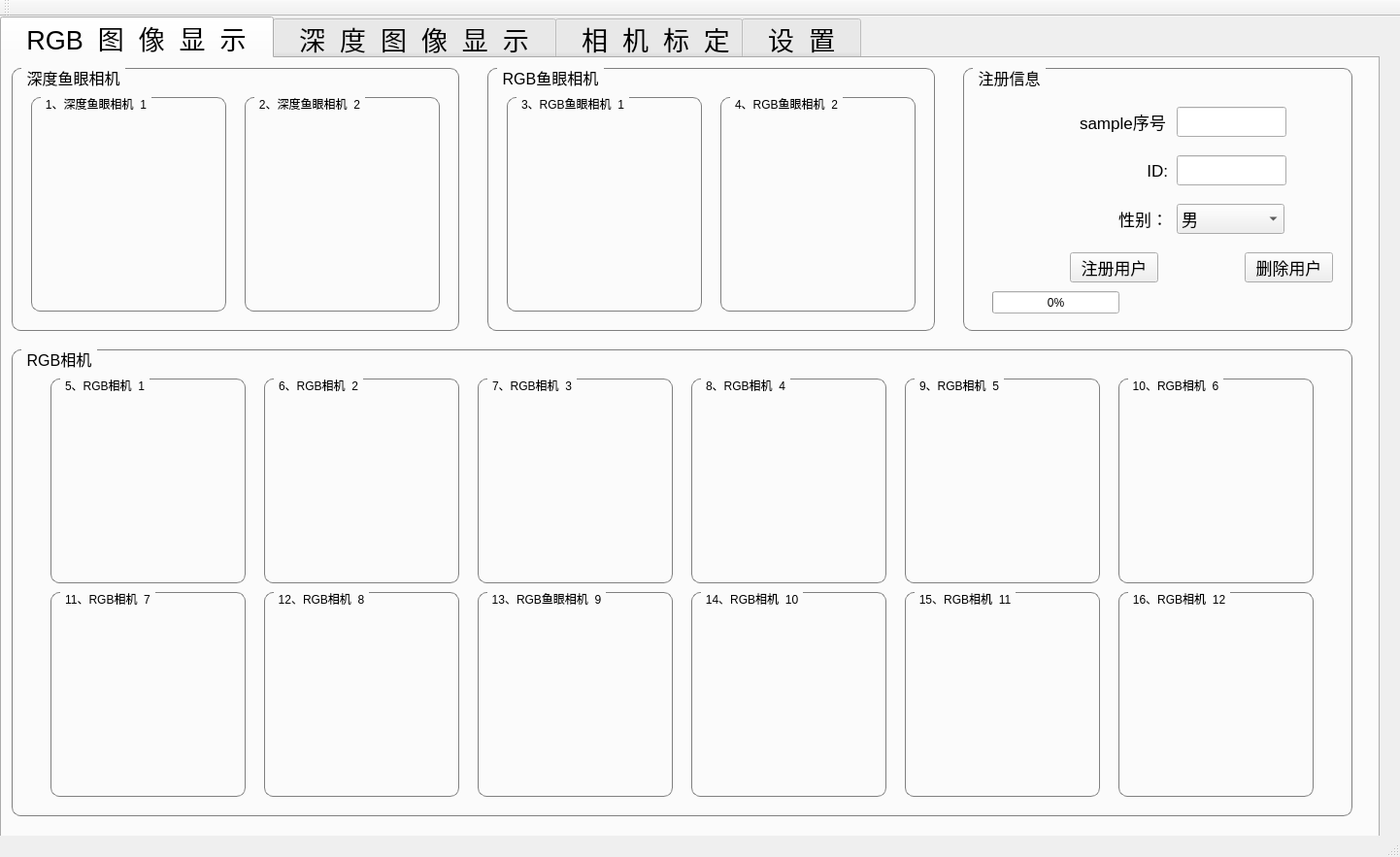
<?xml version="1.0" encoding="UTF-8"?>
<ui version="4.0">
 <class>pic_collectClass</class>
 <widget class="QMainWindow" name="pic_collectClass">
  <property name="geometry">
   <rect>
    <x>0</x>
    <y>0</y>
    <width>1442</width>
    <height>883</height>
   </rect>
  </property>
  <property name="windowTitle">
   <string>pic_collect</string>
  </property>
  <widget class="QWidget" name="centralWidget">
   <widget class="QTabWidget" name="tabWidget">
    <property name="geometry">
     <rect>
      <x>0</x>
      <y>0</y>
      <width>1421</width>
      <height>901</height>
     </rect>
    </property>
    <property name="font">
     <font>
      <family>Arial</family>
      <pointsize>20</pointsize>
      <weight>50</weight>
      <bold>false</bold>
     </font>
    </property>
    <property name="currentIndex">
     <number>0</number>
    </property>
    <widget class="QWidget" name="tab_2">
     <attribute name="title">
      <string>  RGB  图  像  显  示  </string>
     </attribute>
     <widget class="QGroupBox" name="groupBox">
      <property name="geometry">
       <rect>
        <x>10</x>
        <y>10</y>
        <width>461</width>
        <height>271</height>
       </rect>
      </property>
      <property name="font">
       <font>
        <pointsize>12</pointsize>
        <weight>50</weight>
        <bold>false</bold>
       </font>
      </property>
      <property name="styleSheet">
       <string notr="true">QGroupBox {     
border: 1px solid gray;     
border-radius: 9px;     
margin-top: 0.5em;
}

QGroupBox::title {     
subcontrol-origin: margin;     
left: 10px;     
padding: 0 3px 0 3px;
 }</string>
      </property>
      <property name="title">
       <string>深度鱼眼相机</string>
      </property>
      <widget class="QGroupBox" name="groupBox_2">
       <property name="geometry">
        <rect>
         <x>20</x>
         <y>30</y>
         <width>201</width>
         <height>221</height>
        </rect>
       </property>
       <property name="font">
        <font>
         <family>Arial</family>
        </font>
       </property>
       <property name="title">
        <string>1、深度鱼眼相机_1</string>
       </property>
       <widget class="QLabel" name="label_gray_fisheye_1">
        <property name="geometry">
         <rect>
          <x>20</x>
          <y>40</y>
          <width>160</width>
          <height>160</height>
         </rect>
        </property>
        <property name="text">
         <string/>
        </property>
       </widget>
      </widget>
      <widget class="QGroupBox" name="groupBox_3">
       <property name="geometry">
        <rect>
         <x>240</x>
         <y>30</y>
         <width>201</width>
         <height>221</height>
        </rect>
       </property>
       <property name="font">
        <font>
         <family>Arial</family>
        </font>
       </property>
       <property name="title">
        <string>2、深度鱼眼相机_2</string>
       </property>
       <widget class="QLabel" name="label_gray_fisheye_2">
        <property name="geometry">
         <rect>
          <x>20</x>
          <y>40</y>
          <width>160</width>
          <height>160</height>
         </rect>
        </property>
        <property name="text">
         <string/>
        </property>
       </widget>
      </widget>
     </widget>
     <widget class="QGroupBox" name="groupBox_4">
      <property name="geometry">
       <rect>
        <x>500</x>
        <y>10</y>
        <width>461</width>
        <height>271</height>
       </rect>
      </property>
      <property name="font">
       <font>
        <pointsize>12</pointsize>
        <weight>50</weight>
        <bold>false</bold>
       </font>
      </property>
      <property name="styleSheet">
       <string notr="true">QGroupBox {     
border: 1px solid gray;     
border-radius: 9px;     
margin-top: 0.5em;
}

QGroupBox::title {     
subcontrol-origin: margin;     
left: 10px;     
padding: 0 3px 0 3px;
 }</string>
      </property>
      <property name="title">
       <string>RGB鱼眼相机</string>
      </property>
      <widget class="QGroupBox" name="groupBox_5">
       <property name="geometry">
        <rect>
         <x>20</x>
         <y>30</y>
         <width>201</width>
         <height>221</height>
        </rect>
       </property>
       <property name="font">
        <font>
         <family>Arial</family>
        </font>
       </property>
       <property name="title">
        <string>3、RGB鱼眼相机_1</string>
       </property>
       <widget class="QLabel" name="label_RGB_fisheye_1">
        <property name="geometry">
         <rect>
          <x>20</x>
          <y>40</y>
          <width>160</width>
          <height>160</height>
         </rect>
        </property>
        <property name="text">
         <string/>
        </property>
       </widget>
      </widget>
      <widget class="QGroupBox" name="groupBox_6">
       <property name="geometry">
        <rect>
         <x>240</x>
         <y>30</y>
         <width>201</width>
         <height>221</height>
        </rect>
       </property>
       <property name="font">
        <font>
         <family>Arial</family>
        </font>
       </property>
       <property name="title">
        <string>4、RGB鱼眼相机_2</string>
       </property>
       <widget class="QLabel" name="label_RGB_fisheye_2">
        <property name="geometry">
         <rect>
          <x>20</x>
          <y>40</y>
          <width>160</width>
          <height>160</height>
         </rect>
        </property>
        <property name="text">
         <string/>
        </property>
       </widget>
      </widget>
     </widget>
     <widget class="QGroupBox" name="groupBox_7">
      <property name="geometry">
       <rect>
        <x>10</x>
        <y>300</y>
        <width>1381</width>
        <height>481</height>
       </rect>
      </property>
      <property name="font">
       <font>
        <pointsize>12</pointsize>
        <weight>50</weight>
        <bold>false</bold>
       </font>
      </property>
      <property name="styleSheet">
       <string notr="true">QGroupBox {     
border: 1px solid gray;     
border-radius: 9px;     
margin-top: 0.5em;
}

QGroupBox::title {     
subcontrol-origin: margin;     
left: 10px;     
padding: 0 3px 0 3px;
 }</string>
      </property>
      <property name="title">
       <string>RGB相机</string>
      </property>
      <widget class="QGroupBox" name="groupBox_8">
       <property name="geometry">
        <rect>
         <x>40</x>
         <y>30</y>
         <width>201</width>
         <height>211</height>
        </rect>
       </property>
       <property name="font">
        <font>
         <family>Arial</family>
        </font>
       </property>
       <property name="title">
        <string>5、RGB相机_1</string>
       </property>
       <widget class="QLabel" name="label_RGB_1">
        <property name="geometry">
         <rect>
          <x>20</x>
          <y>30</y>
          <width>160</width>
          <height>160</height>
         </rect>
        </property>
        <property name="text">
         <string/>
        </property>
       </widget>
      </widget>
      <widget class="QGroupBox" name="groupBox_9">
       <property name="geometry">
        <rect>
         <x>260</x>
         <y>30</y>
         <width>201</width>
         <height>211</height>
        </rect>
       </property>
       <property name="font">
        <font>
         <family>Arial</family>
        </font>
       </property>
       <property name="title">
        <string>6、RGB相机_2</string>
       </property>
       <widget class="QLabel" name="label_RGB_2">
        <property name="geometry">
         <rect>
          <x>20</x>
          <y>30</y>
          <width>160</width>
          <height>160</height>
         </rect>
        </property>
        <property name="text">
         <string/>
        </property>
       </widget>
      </widget>
      <widget class="QGroupBox" name="groupBox_10">
       <property name="geometry">
        <rect>
         <x>480</x>
         <y>30</y>
         <width>201</width>
         <height>211</height>
        </rect>
       </property>
       <property name="font">
        <font>
         <family>Arial</family>
        </font>
       </property>
       <property name="title">
        <string>7、RGB相机_3</string>
       </property>
       <widget class="QLabel" name="label_RGB_3">
        <property name="geometry">
         <rect>
          <x>20</x>
          <y>30</y>
          <width>160</width>
          <height>160</height>
         </rect>
        </property>
        <property name="text">
         <string/>
        </property>
       </widget>
      </widget>
      <widget class="QGroupBox" name="groupBox_11">
       <property name="geometry">
        <rect>
         <x>700</x>
         <y>30</y>
         <width>201</width>
         <height>211</height>
        </rect>
       </property>
       <property name="font">
        <font>
         <family>Arial</family>
        </font>
       </property>
       <property name="title">
        <string>8、RGB相机_4</string>
       </property>
       <widget class="QLabel" name="label_RGB_4">
        <property name="geometry">
         <rect>
          <x>20</x>
          <y>30</y>
          <width>160</width>
          <height>160</height>
         </rect>
        </property>
        <property name="text">
         <string/>
        </property>
       </widget>
      </widget>
      <widget class="QGroupBox" name="groupBox_12">
       <property name="geometry">
        <rect>
         <x>920</x>
         <y>30</y>
         <width>201</width>
         <height>211</height>
        </rect>
       </property>
       <property name="font">
        <font>
         <family>Arial</family>
        </font>
       </property>
       <property name="title">
        <string>9、RGB相机_5</string>
       </property>
       <widget class="QLabel" name="label_RGB_5">
        <property name="geometry">
         <rect>
          <x>20</x>
          <y>30</y>
          <width>160</width>
          <height>160</height>
         </rect>
        </property>
        <property name="text">
         <string/>
        </property>
       </widget>
      </widget>
      <widget class="QGroupBox" name="groupBox_13">
       <property name="geometry">
        <rect>
         <x>1140</x>
         <y>30</y>
         <width>201</width>
         <height>211</height>
        </rect>
       </property>
       <property name="font">
        <font>
         <family>Arial</family>
        </font>
       </property>
       <property name="title">
        <string>10、RGB相机_6</string>
       </property>
       <widget class="QLabel" name="label_RGB_6">
        <property name="geometry">
         <rect>
          <x>20</x>
          <y>30</y>
          <width>160</width>
          <height>160</height>
         </rect>
        </property>
        <property name="text">
         <string/>
        </property>
       </widget>
      </widget>
      <widget class="QGroupBox" name="groupBox_14">
       <property name="geometry">
        <rect>
         <x>40</x>
         <y>250</y>
         <width>201</width>
         <height>211</height>
        </rect>
       </property>
       <property name="font">
        <font>
         <family>Arial</family>
        </font>
       </property>
       <property name="title">
        <string>11、RGB相机_7</string>
       </property>
       <widget class="QLabel" name="label_RGB_7">
        <property name="geometry">
         <rect>
          <x>20</x>
          <y>30</y>
          <width>160</width>
          <height>160</height>
         </rect>
        </property>
        <property name="text">
         <string/>
        </property>
       </widget>
      </widget>
      <widget class="QGroupBox" name="groupBox_15">
       <property name="geometry">
        <rect>
         <x>260</x>
         <y>250</y>
         <width>201</width>
         <height>211</height>
        </rect>
       </property>
       <property name="font">
        <font>
         <family>Arial</family>
        </font>
       </property>
       <property name="title">
        <string>12、RGB相机_8</string>
       </property>
       <widget class="QLabel" name="label_RGB_8">
        <property name="geometry">
         <rect>
          <x>20</x>
          <y>30</y>
          <width>160</width>
          <height>160</height>
         </rect>
        </property>
        <property name="text">
         <string/>
        </property>
       </widget>
      </widget>
      <widget class="QGroupBox" name="groupBox_16">
       <property name="geometry">
        <rect>
         <x>480</x>
         <y>250</y>
         <width>201</width>
         <height>211</height>
        </rect>
       </property>
       <property name="font">
        <font>
         <family>Arial</family>
        </font>
       </property>
       <property name="title">
        <string>13、RGB鱼眼相机_9</string>
       </property>
       <widget class="QLabel" name="label_RGB_9">
        <property name="geometry">
         <rect>
          <x>20</x>
          <y>30</y>
          <width>160</width>
          <height>160</height>
         </rect>
        </property>
        <property name="text">
         <string/>
        </property>
       </widget>
      </widget>
      <widget class="QGroupBox" name="groupBox_17">
       <property name="geometry">
        <rect>
         <x>700</x>
         <y>250</y>
         <width>201</width>
         <height>211</height>
        </rect>
       </property>
       <property name="font">
        <font>
         <family>Arial</family>
        </font>
       </property>
       <property name="title">
        <string>14、RGB相机_10</string>
       </property>
       <widget class="QLabel" name="label_RGB_10">
        <property name="geometry">
         <rect>
          <x>20</x>
          <y>30</y>
          <width>160</width>
          <height>160</height>
         </rect>
        </property>
        <property name="text">
         <string/>
        </property>
       </widget>
      </widget>
      <widget class="QGroupBox" name="groupBox_18">
       <property name="geometry">
        <rect>
         <x>920</x>
         <y>250</y>
         <width>201</width>
         <height>211</height>
        </rect>
       </property>
       <property name="font">
        <font>
         <family>Arial</family>
        </font>
       </property>
       <property name="title">
        <string>15、RGB相机_11</string>
       </property>
       <widget class="QLabel" name="label_RGB_11">
        <property name="geometry">
         <rect>
          <x>20</x>
          <y>30</y>
          <width>160</width>
          <height>160</height>
         </rect>
        </property>
        <property name="text">
         <string/>
        </property>
       </widget>
      </widget>
      <widget class="QGroupBox" name="groupBox_19">
       <property name="geometry">
        <rect>
         <x>1140</x>
         <y>250</y>
         <width>201</width>
         <height>211</height>
        </rect>
       </property>
       <property name="font">
        <font>
         <family>Arial</family>
        </font>
       </property>
       <property name="title">
        <string>16、RGB相机_12</string>
       </property>
       <widget class="QLabel" name="label_RGB_12">
        <property name="geometry">
         <rect>
          <x>20</x>
          <y>30</y>
          <width>160</width>
          <height>160</height>
         </rect>
        </property>
        <property name="text">
         <string/>
        </property>
       </widget>
      </widget>
     </widget>
     <widget class="QGroupBox" name="groupBox_20">
      <property name="geometry">
       <rect>
        <x>990</x>
        <y>10</y>
        <width>401</width>
        <height>271</height>
       </rect>
      </property>
      <property name="font">
       <font>
        <family>Arial</family>
        <pointsize>12</pointsize>
       </font>
      </property>
      <property name="styleSheet">
       <string notr="true">QGroupBox {     
border: 1px solid gray;     
border-radius: 9px;     
margin-top: 0.5em;
}

QGroupBox::title {     
subcontrol-origin: margin;     
left: 10px;     
padding: 0 3px 0 3px;
 }</string>
      </property>
      <property name="title">
       <string>注册信息</string>
      </property>
      <widget class="QLabel" name="label_NO">
       <property name="geometry">
        <rect>
         <x>120</x>
         <y>40</y>
         <width>91</width>
         <height>31</height>
        </rect>
       </property>
       <property name="font">
        <font>
         <family>Arial</family>
         <pointsize>13</pointsize>
        </font>
       </property>
       <property name="text">
        <string>sample序号：</string>
       </property>
      </widget>
      <widget class="QLineEdit" name="lineEdit_NO">
       <property name="geometry">
        <rect>
         <x>220</x>
         <y>40</y>
         <width>113</width>
         <height>31</height>
        </rect>
       </property>
       <property name="font">
        <font>
         <family>Arial</family>
         <pointsize>13</pointsize>
        </font>
       </property>
      </widget>
      <widget class="QLineEdit" name="lineEdit_ID">
       <property name="geometry">
        <rect>
         <x>220</x>
         <y>90</y>
         <width>113</width>
         <height>31</height>
        </rect>
       </property>
       <property name="font">
        <font>
         <family>Arial</family>
         <pointsize>13</pointsize>
        </font>
       </property>
       <property name="text">
        <string/>
       </property>
      </widget>
      <widget class="QLabel" name="label_ID">
       <property name="geometry">
        <rect>
         <x>120</x>
         <y>90</y>
         <width>91</width>
         <height>31</height>
        </rect>
       </property>
       <property name="font">
        <font>
         <family>Arial</family>
         <pointsize>13</pointsize>
        </font>
       </property>
       <property name="text">
        <string>ID:</string>
       </property>
       <property name="alignment">
        <set>Qt::AlignRight|Qt::AlignTrailing|Qt::AlignVCenter</set>
       </property>
      </widget>
      <widget class="QLabel" name="label_sex">
       <property name="geometry">
        <rect>
         <x>120</x>
         <y>140</y>
         <width>91</width>
         <height>31</height>
        </rect>
       </property>
       <property name="font">
        <font>
         <family>Arial</family>
         <pointsize>13</pointsize>
        </font>
       </property>
       <property name="text">
        <string>性别：</string>
       </property>
       <property name="alignment">
        <set>Qt::AlignRight|Qt::AlignTrailing|Qt::AlignVCenter</set>
       </property>
      </widget>
      <widget class="QComboBox" name="comboBox_sex">
       <property name="geometry">
        <rect>
         <x>220</x>
         <y>140</y>
         <width>111</width>
         <height>31</height>
        </rect>
       </property>
       <property name="font">
        <font>
         <family>Arial</family>
         <pointsize>13</pointsize>
        </font>
       </property>
       <item>
        <property name="text">
         <string>男</string>
        </property>
       </item>
       <item>
        <property name="text">
         <string>女</string>
        </property>
       </item>
      </widget>
      <widget class="QPushButton" name="pushButton_regist">
       <property name="geometry">
        <rect>
         <x>110</x>
         <y>190</y>
         <width>91</width>
         <height>31</height>
        </rect>
       </property>
       <property name="font">
        <font>
         <family>Arial</family>
         <pointsize>13</pointsize>
        </font>
       </property>
       <property name="text">
        <string>注册用户</string>
       </property>
      </widget>
      <widget class="QPushButton" name="pushButton_del">
       <property name="geometry">
        <rect>
         <x>290</x>
         <y>190</y>
         <width>91</width>
         <height>31</height>
        </rect>
       </property>
       <property name="font">
        <font>
         <family>Arial</family>
         <pointsize>13</pointsize>
        </font>
       </property>
       <property name="text">
        <string>删除用户</string>
       </property>
      </widget>
      <widget class="QProgressBar" name="progressBar">
       <property name="geometry">
        <rect>
         <x>30</x>
         <y>230</y>
         <width>131</width>
         <height>23</height>
        </rect>
       </property>
       <property name="value">
        <number>0</number>
       </property>
      </widget>
      <widget class="QLabel" name="label_status">
       <property name="geometry">
        <rect>
         <x>170</x>
         <y>230</y>
         <width>221</width>
         <height>21</height>
        </rect>
       </property>
       <property name="font">
        <font>
         <family>Arial</family>
         <pointsize>9</pointsize>
        </font>
       </property>
       <property name="layoutDirection">
        <enum>Qt::LeftToRight</enum>
       </property>
       <property name="text">
        <string/>
       </property>
       <property name="alignment">
        <set>Qt::AlignCenter</set>
       </property>
      </widget>
     </widget>
    </widget>
    <widget class="QWidget" name="tab_camera">
     <attribute name="title">
      <string>  深  度  图  像  显  示  </string>
     </attribute>
     <widget class="QLabel" name="label_RGBD_5">
      <property name="geometry">
       <rect>
        <x>110</x>
        <y>120</y>
        <width>111</width>
        <height>111</height>
       </rect>
      </property>
      <property name="text">
       <string/>
      </property>
     </widget>
     <widget class="QLabel" name="label_RGBD_10">
      <property name="geometry">
       <rect>
        <x>110</x>
        <y>120</y>
        <width>111</width>
        <height>111</height>
       </rect>
      </property>
      <property name="text">
       <string/>
      </property>
     </widget>
     <widget class="QLabel" name="label_RGBD_12">
      <property name="geometry">
       <rect>
        <x>110</x>
        <y>120</y>
        <width>111</width>
        <height>111</height>
       </rect>
      </property>
      <property name="text">
       <string/>
      </property>
     </widget>
     <widget class="QLabel" name="label_RGBD_2">
      <property name="geometry">
       <rect>
        <x>110</x>
        <y>120</y>
        <width>111</width>
        <height>111</height>
       </rect>
      </property>
      <property name="text">
       <string/>
      </property>
     </widget>
     <widget class="QLabel" name="label_RGBD_8">
      <property name="geometry">
       <rect>
        <x>110</x>
        <y>120</y>
        <width>111</width>
        <height>111</height>
       </rect>
      </property>
      <property name="text">
       <string/>
      </property>
     </widget>
     <widget class="QLabel" name="label_RGBD_3">
      <property name="geometry">
       <rect>
        <x>110</x>
        <y>120</y>
        <width>111</width>
        <height>111</height>
       </rect>
      </property>
      <property name="text">
       <string/>
      </property>
     </widget>
     <widget class="QLabel" name="label_RGBD_1">
      <property name="geometry">
       <rect>
        <x>110</x>
        <y>120</y>
        <width>640</width>
        <height>480</height>
       </rect>
      </property>
      <property name="text">
       <string/>
      </property>
     </widget>
     <widget class="QLabel" name="label_RGBD_6">
      <property name="geometry">
       <rect>
        <x>110</x>
        <y>120</y>
        <width>111</width>
        <height>111</height>
       </rect>
      </property>
      <property name="text">
       <string/>
      </property>
     </widget>
     <widget class="QLabel" name="label_RGBD_11">
      <property name="geometry">
       <rect>
        <x>110</x>
        <y>120</y>
        <width>111</width>
        <height>111</height>
       </rect>
      </property>
      <property name="text">
       <string/>
      </property>
     </widget>
     <widget class="QLabel" name="label_RGBD_7">
      <property name="geometry">
       <rect>
        <x>110</x>
        <y>120</y>
        <width>111</width>
        <height>111</height>
       </rect>
      </property>
      <property name="text">
       <string/>
      </property>
     </widget>
     <widget class="QLabel" name="label_RGBD_4">
      <property name="geometry">
       <rect>
        <x>110</x>
        <y>120</y>
        <width>111</width>
        <height>111</height>
       </rect>
      </property>
      <property name="text">
       <string/>
      </property>
     </widget>
     <widget class="QLabel" name="label_RGBD_9">
      <property name="geometry">
       <rect>
        <x>390</x>
        <y>130</y>
        <width>111</width>
        <height>111</height>
       </rect>
      </property>
      <property name="text">
       <string/>
      </property>
     </widget>
    </widget>
    <widget class="QWidget" name="tab_3">
     <attribute name="title">
      <string>  相  机  标  定</string>
     </attribute>
     <widget class="QComboBox" name="comboBox_calibration_camera_1">
      <property name="geometry">
       <rect>
        <x>330</x>
        <y>80</y>
        <width>261</width>
        <height>51</height>
       </rect>
      </property>
      <item>
       <property name="text">
        <string>1、深度鱼眼相机_1</string>
       </property>
      </item>
      <item>
       <property name="text">
        <string>2、深度鱼眼相机_2</string>
       </property>
      </item>
      <item>
       <property name="text">
        <string>3、RGB相机_1</string>
       </property>
      </item>
      <item>
       <property name="text">
        <string>4、RGB鱼眼相机_2</string>
       </property>
      </item>
      <item>
       <property name="text">
        <string>5、RGBD相机_1</string>
       </property>
      </item>
      <item>
       <property name="text">
        <string>6、RGBD相机_2</string>
       </property>
      </item>
      <item>
       <property name="text">
        <string>7、RGBD相机_3</string>
       </property>
      </item>
      <item>
       <property name="text">
        <string>8、RGBD相机_4</string>
       </property>
      </item>
      <item>
       <property name="text">
        <string>9、RGBD相机_5</string>
       </property>
      </item>
      <item>
       <property name="text">
        <string>10、RGBD相机_6</string>
       </property>
      </item>
      <item>
       <property name="text">
        <string>11、RGBD相机_7</string>
       </property>
      </item>
      <item>
       <property name="text">
        <string>12、RGBD相机_8</string>
       </property>
      </item>
      <item>
       <property name="text">
        <string>13、RGBD相机_9</string>
       </property>
      </item>
      <item>
       <property name="text">
        <string>14、RGBD相机_10</string>
       </property>
      </item>
      <item>
       <property name="text">
        <string>15、RGBD相机_11</string>
       </property>
      </item>
      <item>
       <property name="text">
        <string>12、RGBD相机_12</string>
       </property>
      </item>
     </widget>
     <widget class="QLabel" name="label_calibration_camera_1">
      <property name="geometry">
       <rect>
        <x>100</x>
        <y>80</y>
        <width>211</width>
        <height>51</height>
       </rect>
      </property>
      <property name="text">
       <string>需要标定的相机1：</string>
      </property>
     </widget>
     <widget class="QLabel" name="label_calibration_camera_2">
      <property name="geometry">
       <rect>
        <x>100</x>
        <y>180</y>
        <width>211</width>
        <height>51</height>
       </rect>
      </property>
      <property name="text">
       <string>需要标定的相机2：</string>
      </property>
     </widget>
     <widget class="QComboBox" name="comboBox_calibration_camera_2">
      <property name="geometry">
       <rect>
        <x>330</x>
        <y>180</y>
        <width>261</width>
        <height>51</height>
       </rect>
      </property>
      <item>
       <property name="text">
        <string>1、深度鱼眼相机_1</string>
       </property>
      </item>
      <item>
       <property name="text">
        <string>2、深度鱼眼相机_2</string>
       </property>
      </item>
      <item>
       <property name="text">
        <string>3、RGB相机_1</string>
       </property>
      </item>
      <item>
       <property name="text">
        <string>4、RGB鱼眼相机_2</string>
       </property>
      </item>
      <item>
       <property name="text">
        <string>5、RGBD相机_1</string>
       </property>
      </item>
      <item>
       <property name="text">
        <string>6、RGBD相机_2</string>
       </property>
      </item>
      <item>
       <property name="text">
        <string>7、RGBD相机_3</string>
       </property>
      </item>
      <item>
       <property name="text">
        <string>8、RGBD相机_4</string>
       </property>
      </item>
      <item>
       <property name="text">
        <string>9、RGBD相机_5</string>
       </property>
      </item>
      <item>
       <property name="text">
        <string>10、RGBD相机_6</string>
       </property>
      </item>
      <item>
       <property name="text">
        <string>11、RGBD相机_7</string>
       </property>
      </item>
      <item>
       <property name="text">
        <string>12、RGBD相机_8</string>
       </property>
      </item>
      <item>
       <property name="text">
        <string>13、RGBD相机_9</string>
       </property>
      </item>
      <item>
       <property name="text">
        <string>14、RGBD相机_10</string>
       </property>
      </item>
      <item>
       <property name="text">
        <string>15、RGBD相机_11</string>
       </property>
      </item>
      <item>
       <property name="text">
        <string>12、RGBD相机_12</string>
       </property>
      </item>
     </widget>
     <widget class="QPushButton" name="pushButton_start_calibration">
      <property name="geometry">
       <rect>
        <x>280</x>
        <y>270</y>
        <width>161</width>
        <height>51</height>
       </rect>
      </property>
      <property name="text">
       <string>开始标定</string>
      </property>
     </widget>
    </widget>
    <widget class="QWidget" name="tab">
     <attribute name="title">
      <string>  设  置  </string>
     </attribute>
     <widget class="QLineEdit" name="lineEdit_sample_frame">
      <property name="geometry">
       <rect>
        <x>590</x>
        <y>120</y>
        <width>91</width>
        <height>41</height>
       </rect>
      </property>
      <property name="font">
       <font>
        <family>Arial</family>
        <pointsize>20</pointsize>
       </font>
      </property>
      <property name="text">
       <string>125</string>
      </property>
     </widget>
     <widget class="QLabel" name="label_sample_frame">
      <property name="geometry">
       <rect>
        <x>350</x>
        <y>120</y>
        <width>211</width>
        <height>41</height>
       </rect>
      </property>
      <property name="font">
       <font>
        <family>Arial</family>
        <pointsize>20</pointsize>
        <weight>50</weight>
        <bold>false</bold>
       </font>
      </property>
      <property name="text">
       <string>单次采样帧数：</string>
      </property>
      <property name="alignment">
       <set>Qt::AlignRight|Qt::AlignTrailing|Qt::AlignVCenter</set>
      </property>
     </widget>
     <widget class="QLineEdit" name="lineEdit_FPS">
      <property name="geometry">
       <rect>
        <x>590</x>
        <y>210</y>
        <width>91</width>
        <height>41</height>
       </rect>
      </property>
      <property name="font">
       <font>
        <family>Arial</family>
        <pointsize>20</pointsize>
       </font>
      </property>
      <property name="text">
       <string>10</string>
      </property>
     </widget>
     <widget class="QLabel" name="label_FPS">
      <property name="geometry">
       <rect>
        <x>390</x>
        <y>210</y>
        <width>171</width>
        <height>41</height>
       </rect>
      </property>
      <property name="font">
       <font>
        <family>Arial</family>
        <pointsize>20</pointsize>
        <weight>50</weight>
        <bold>false</bold>
       </font>
      </property>
      <property name="text">
       <string>FPS：</string>
      </property>
      <property name="alignment">
       <set>Qt::AlignRight|Qt::AlignTrailing|Qt::AlignVCenter</set>
      </property>
     </widget>
     <widget class="QLabel" name="label_save_path">
      <property name="geometry">
       <rect>
        <x>390</x>
        <y>370</y>
        <width>171</width>
        <height>41</height>
       </rect>
      </property>
      <property name="font">
       <font>
        <family>Arial</family>
        <pointsize>20</pointsize>
        <weight>50</weight>
        <bold>false</bold>
       </font>
      </property>
      <property name="text">
       <string>存储路径：</string>
      </property>
      <property name="alignment">
       <set>Qt::AlignRight|Qt::AlignTrailing|Qt::AlignVCenter</set>
      </property>
     </widget>
     <widget class="QPushButton" name="pushButton_select_path">
      <property name="geometry">
       <rect>
        <x>590</x>
        <y>430</y>
        <width>91</width>
        <height>41</height>
       </rect>
      </property>
      <property name="text">
       <string>选择</string>
      </property>
     </widget>
     <widget class="QLabel" name="label_root_path">
      <property name="geometry">
       <rect>
        <x>590</x>
        <y>380</y>
        <width>811</width>
        <height>31</height>
       </rect>
      </property>
      <property name="text">
       <string>../data</string>
      </property>
     </widget>
     <widget class="QLineEdit" name="lineEdit_total_recording_time">
      <property name="geometry">
       <rect>
        <x>590</x>
        <y>300</y>
        <width>91</width>
        <height>41</height>
       </rect>
      </property>
      <property name="font">
       <font>
        <family>Arial</family>
        <pointsize>20</pointsize>
       </font>
      </property>
      <property name="text">
       <string>3</string>
      </property>
     </widget>
     <widget class="QLabel" name="label_total_recording_time">
      <property name="geometry">
       <rect>
        <x>330</x>
        <y>300</y>
        <width>231</width>
        <height>41</height>
       </rect>
      </property>
      <property name="font">
       <font>
        <family>Arial</family>
        <pointsize>20</pointsize>
        <weight>50</weight>
        <bold>false</bold>
       </font>
      </property>
      <property name="text">
       <string>单个用户注册次数</string>
      </property>
      <property name="alignment">
       <set>Qt::AlignRight|Qt::AlignTrailing|Qt::AlignVCenter</set>
      </property>
     </widget>
    </widget>
   </widget>
  </widget>
  <widget class="QMenuBar" name="menuBar">
   <property name="geometry">
    <rect>
     <x>0</x>
     <y>0</y>
     <width>1442</width>
     <height>23</height>
    </rect>
   </property>
  </widget>
  <widget class="QToolBar" name="mainToolBar">
   <attribute name="toolBarArea">
    <enum>TopToolBarArea</enum>
   </attribute>
   <attribute name="toolBarBreak">
    <bool>false</bool>
   </attribute>
  </widget>
  <widget class="QStatusBar" name="statusBar"/>
 </widget>
 <layoutdefault spacing="6" margin="11"/>
 <resources>
  <include location="pic_collect.qrc"/>
 </resources>
 <connections/>
</ui>
